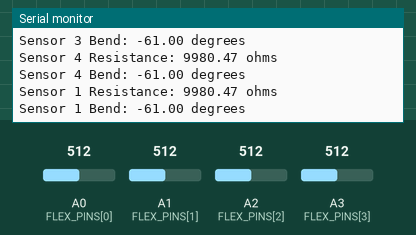
Simulated run of this sketch. Board: Arduino Uno, built with avr-gcc and run on an emulated ATmega328P. Parts: the last lines printed to the serial monitor. The inputs (shaded band) are chosen by the test bench; at power-on: A0 (FLEX_PINS[0]) = 512, A1 (FLEX_PINS[1]) = 512, A3 (FLEX_PINS[3]) = 512, A2 (FLEX_PINS[2]) = 512.

Above: at 1.5 s.
1.6 s: A0 (FLEX_PINS[0]) set to 498
At 1.97 s:
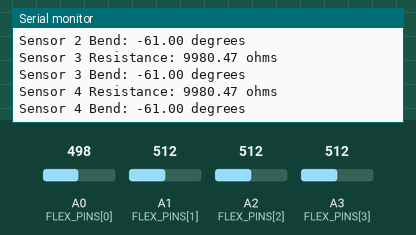
5.1 s: A1 (FLEX_PINS[1]) set to 497
10.1 s: A3 (FLEX_PINS[3]) set to 503
At 10.58 s:
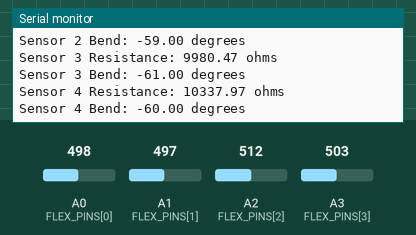
Timing chart, 0 to 13.1 s (numbered marks = the images above; inputs shaded):
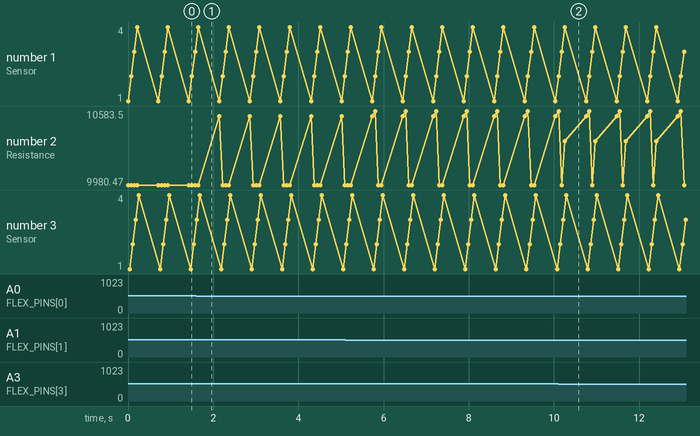

Measured:
- after the input at 10.1 s, the serial monitor: prints a new line after 0.15 s (image 2)
- plotted number 2: 10542.17 → 10337.97 after the input at 10.1 s

The sketch:

flex_sensor_example.ino
```cpp
/******************************************************************************
Flex_Sensor_Example_Multiple.ino
Modified to support 4 flex sensors
******************************************************************************/

const int FLEX_PINS[4] = {A0, A1, A2, A3}; // Pins for the 4 flex sensors

const float VCC = 4.98; // Measured voltage of Arduino 5V line
const float R_DIV = 10000.0; // Measured resistance of 10k resistor

const float STRAIGHT_RESISTANCE = 30275.59; // Resistance when straight
const float BEND_RESISTANCE = 60000.0; // Resistance at 90 degrees

void setup()
{
  Serial.begin(9600);
  for (int i = 0; i < 4; i++) {
    pinMode(FLEX_PINS[i], INPUT);
  }
}

void loop()
{
  for (int i = 0; i < 4; i++)
  {
    int flexADC = analogRead(FLEX_PINS[i]);
    float flexV = flexADC * VCC / 1023.0;
    float flexR = R_DIV * (VCC / flexV - 1.0);

    Serial.print("Sensor ");
    Serial.print(i + 1);
    Serial.print(" Resistance: ");
    Serial.print(flexR);
    Serial.println(" ohms");

    float angle = map(flexR, STRAIGHT_RESISTANCE, BEND_RESISTANCE, 0, 90.0);

    Serial.print("Sensor ");
    Serial.print(i + 1);
    Serial.print(" Bend: ");
    Serial.print(angle);
    Serial.println(" degrees");
    Serial.println();
  }

  delay(500);
}
```
